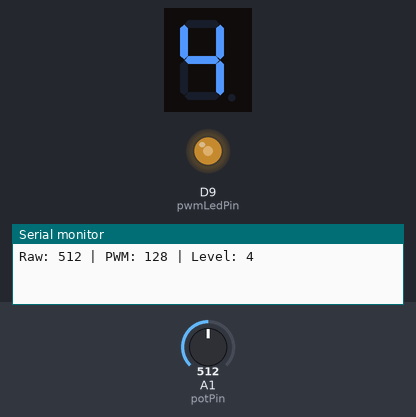
The sketch below on a simulated Arduino Uno R4 WiFi. On the bench: 1-digit seven-segment display, output pins drawn as LEDs (lit = HIGH), the last lines printed to the serial monitor. Wiring (inferred from the names in the program): 1-digit 7-segment display, segments lit when HIGH: segments D2, D3, D4, D5, D6, D7, D8. The inputs (shaded band) are chosen by the test bench; at power-on: A1 (potPin) = 512. WiFi joins after 1.5 s; servers stay silent unless stated; no MQTT or app messages arrive unless stated; the segment pins are drawn as the display they are named for; pins used as bus, display or sensor lines are not drawn.

Above: at 3.7 s.
3.8 s: A1 (potPin) set to 716
At 4.8 s:
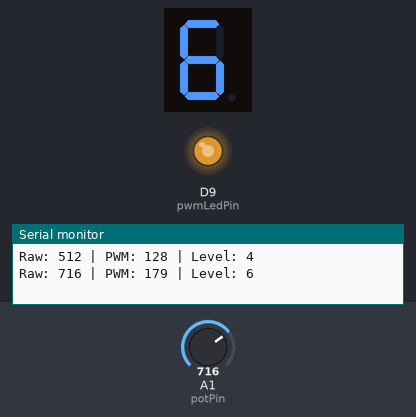
5.3 s: A1 (potPin) set to 900
At 6.0 s:
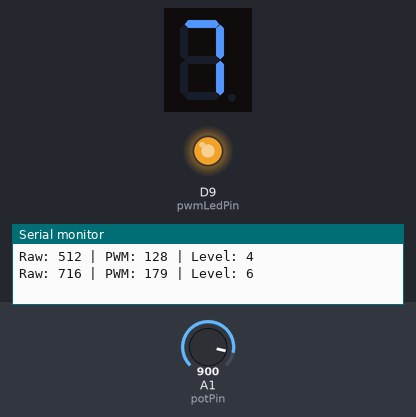
6.8 s: A1 (potPin) set to 122
At 7.1 s:
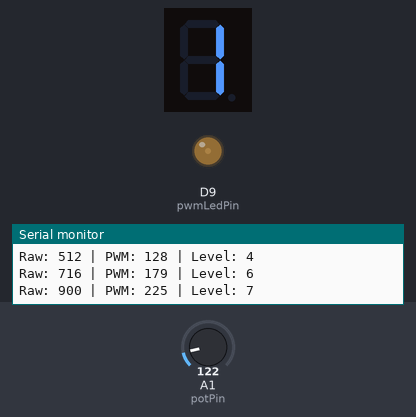
Timing chart, 0 to 9.8 s (numbered marks = the images above; inputs shaded):
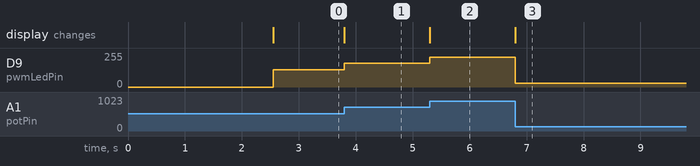

The sketch:

Combo07_Pot_To_PWM_LED_And_7Seg.ino
```cpp
/*
 * [โจทย์ประยุกต์ Combo 07] Potentiometer (A1) -> หรี่ไฟ LED PWM (ขา 9) + แสดงระดับ 0-9 บน 7-Segment + ส่ง MQTT
 * - หมุน Potentiometer แล้วเห็นทั้งไฟหรี่สว่าง 0-255, ตัวเลข 0-9 บน 7-Segment และส่งค่า 0-1023 ขึ้นเว็บ
 */
#include <WiFiS3.h>
#include <MQTTClient.h>

const char WIFI_SSID[]      = "68070141";
const char WIFI_PASSWORD[]  = "nano9753";
const char MQTT_BROKER[]    = "phycom.it.kmitl.ac.th";
const int  MQTT_PORT        = 1883;
const char MQTT_CLIENT_ID[] = "UnoR4_68070141_C07";

const int potPin     = A1;
const int pwmLedPin  = 9; // ขา PWM (~)
const int segPins[7] = {2, 3, 4, 5, 6, 7, 8};

const int num_array[10][7] = {
  {1, 1, 1, 1, 1, 1, 0}, // 0
  {0, 1, 1, 0, 0, 0, 0}, // 1
  {1, 1, 0, 1, 1, 0, 1}, // 2
  {1, 1, 1, 1, 0, 0, 1}, // 3
  {0, 1, 1, 0, 0, 1, 1}, // 4
  {1, 0, 1, 1, 0, 1, 1}, // 5
  {1, 0, 1, 1, 1, 1, 1}, // 6
  {1, 1, 1, 0, 0, 0, 0}, // 7
  {1, 1, 1, 1, 1, 1, 1}, // 8
  {1, 1, 1, 1, 0, 1, 1}  // 9
};

WiFiClient network;
MQTTClient mqtt(256);
unsigned long lastPublishTime = 0;

void displayDigit(int digit) {
  if (digit < 0 || digit > 9) return;
  for (int i = 0; i < 7; i++) digitalWrite(segPins[i], num_array[digit][i]);
}

void connectToWiFiAndMQTT() {
  while (WiFi.status() != WL_CONNECTED) { WiFi.begin(WIFI_SSID, WIFI_PASSWORD); delay(1000); }
  while (!mqtt.connect(MQTT_CLIENT_ID)) { delay(500); }
}

void setup() {
  Serial.begin(9600);
  pinMode(pwmLedPin, OUTPUT);
  for (int i = 0; i < 7; i++) pinMode(segPins[i], OUTPUT);

  mqtt.begin(MQTT_BROKER, MQTT_PORT, network);
  connectToWiFiAndMQTT();
}

void loop() {
  mqtt.loop();
  if (!mqtt.connected()) connectToWiFiAndMQTT();

  int rawVal = analogRead(potPin);            // 0 - 1023
  int brightness = rawVal / 4;                // 0 - 255
  int level = map(rawVal, 0, 1023, 0, 9);     // 0 - 9

  analogWrite(pwmLedPin, brightness);         // สั่งหรี่ไฟทันที
  displayDigit(level);                        // แสดงระดับ 0-9 บน 7-Segment ทันที

  if (millis() - lastPublishTime >= 2000) {
    lastPublishTime = millis();
    mqtt.publish("68070141/light", String(rawVal));
    Serial.println("Raw: " + String(rawVal) + " | PWM: " + String(brightness) + " | Level: " + String(level));
  }
}
```

Measured:
- after the input at 3.8 s, D9 (pwmLedPin): 128/255 → 179/255 at once; the display: changes at once (image 1)
- after the input at 5.3 s, D9 (pwmLedPin): 179/255 → 225/255 at once; the display: changes at once (image 2)
- after the input at 6.8 s, D9 (pwmLedPin): 225/255 → 30/255 at once; the display: changes at once (image 3)
